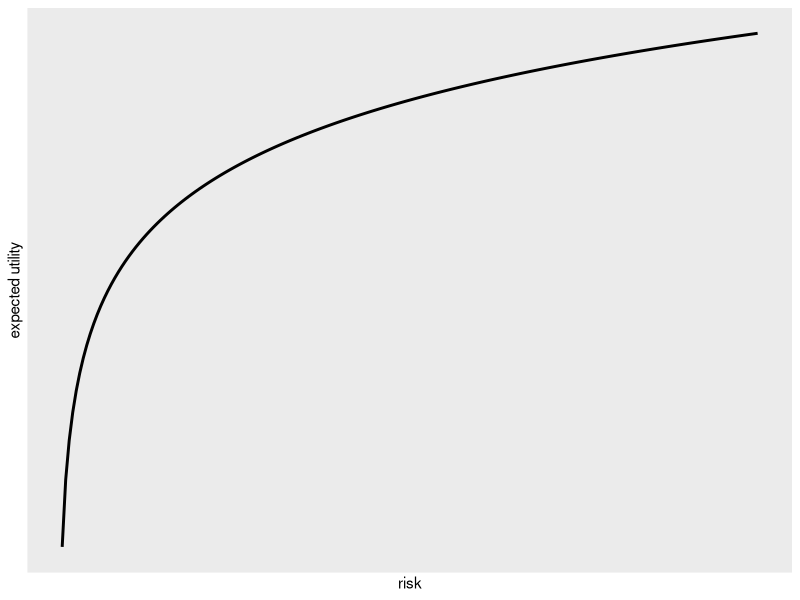
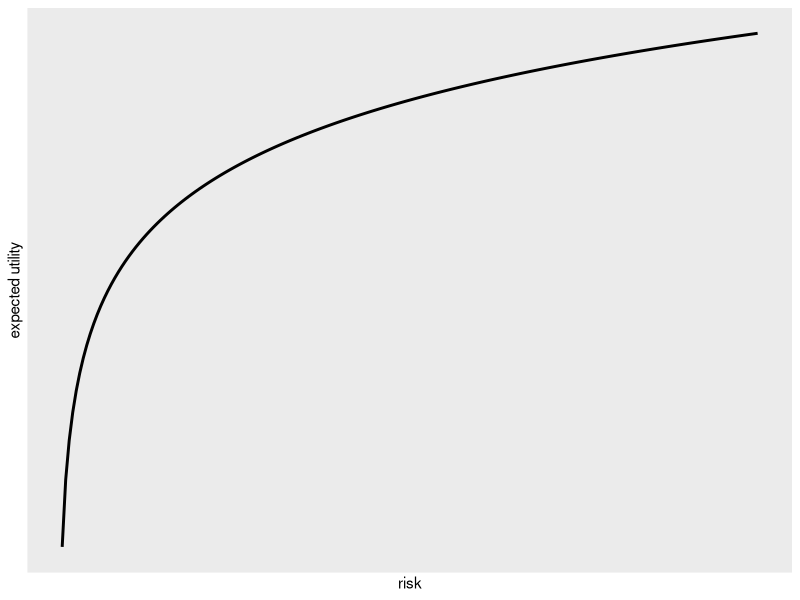

Recreate these plots in R, in order.
library(ggplot2)
x = seq(0.005, 0.995, 0.005)
y = log(x)
df <- data.frame(x = x, y = y)
plot <- ggplot(df, aes(x = x, y = y)) +
    geom_line(size = 1) +
    scale_x_continuous(breaks = c()) +
    scale_y_continuous(breaks = c()) +
    xlab("risk") +
    ylab("expected utility")
plot
ggsave("efficient-frontier.pdf", width = 3, height = 1.5)
